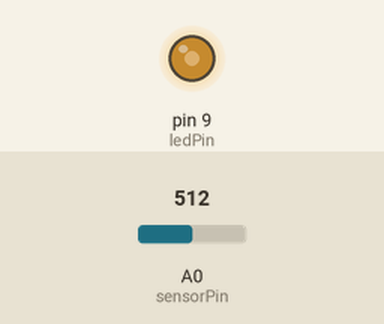
The sketch below on a simulated Arduino Uno, built with avr-gcc and run on an emulated ATmega328P. Shown: output pins drawn as LEDs (lit = HIGH). Inputs (shaded band) come from the test bench; at power-on: A0 (sensorPin) = 512.

Above: at 1.2 s.
1.3 s: A0 (sensorPin) set to 306
At 2.5 s:
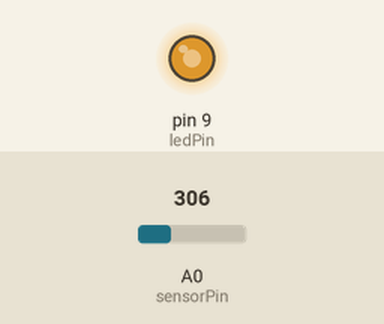
2.8 s: A0 (sensorPin) set to 122
At 3.9 s:
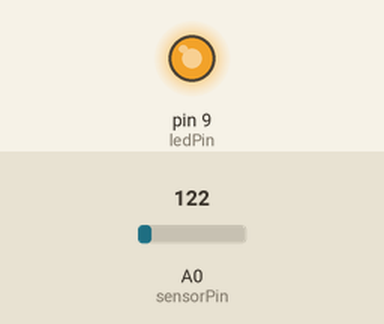
4.3 s: A0 (sensorPin) set to 900
At 5.0 s:
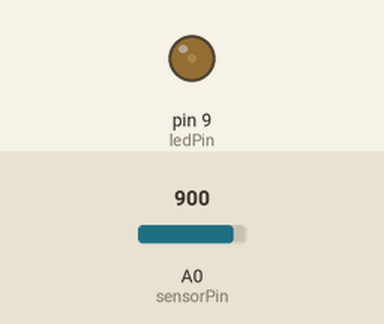
5.8 s: A0 (sensorPin) set to 1023
At 6.2 s:
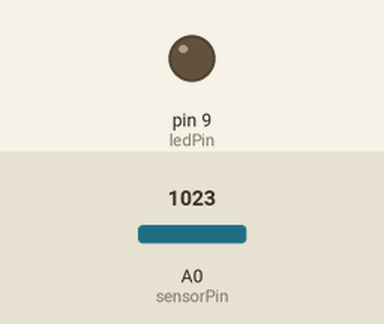
7.3 s: A0 (sensorPin) set to 511
At 8.5 s:
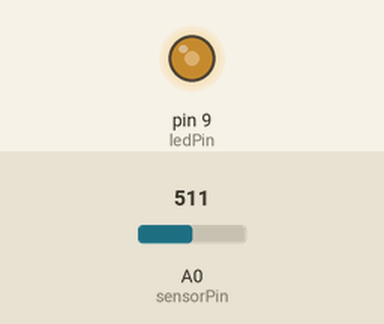
Timing chart, 0 to 9.8 s (numbered marks = the images above; inputs shaded):
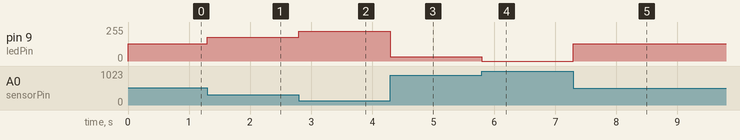

The sketch:

Circuit_06.ino
```cpp
/*
SparkFun Inventor's Kit
Example sketch 06

PHOTO RESISTOR

  Use a photoresistor (light sensor) to control the brightness
  of a LED.

Hardware connections:

  Photo resistor:

    Connect one side of the photoresistor to 5 Volts (5V).
    Connect the other side of the photoresistor to ANALOG pin 0.
    Connect a 10K resistor between ANALOG pin 0 and GND.

    This creates a voltage divider, with the photoresistor one
    of the two resistors. The output of the voltage divider
    (connected to A0) will vary with the light level.

  LED:

    Connect the positive side (long leg) of the LED to
    digital pin 9. (To vary the brightness, this pin must
    support PWM, which is indicated by "~" or "PWM" on the
    Arduino itself.)

    Connect the negative side of the LED (short leg) to a
    330 Ohm resistor.

    Connect the other side of the resistor to GND.

This sketch was written by SparkFun Electronics,
with lots of help from the Arduino community.
This code is completely free for any use.
Visit http://learn.sparkfun.com/products/2 for SIK information.
Visit http://www.arduino.cc to learn about the Arduino.

Version 2.0 6/2012 MDG
*/


// As usual, we'll create constants to name the pins we're using.
// This will make it easier to follow the code below.

const int sensorPin = 0;
const int ledPin = 9;

// We'll also set up some global variables for the light level:

int lightLevel, high = 0, low = 1023;


void setup()
{
  // We'll set up the LED pin to be an output.
  // (We don't need to do anything special to use the analog input.)

  pinMode(ledPin, OUTPUT);
  Serial.begin(9600);
}


void loop()
{
  // Just as we've done in the past, we'll use the analogRead()
  // function to measure the voltage coming from the photoresistor
  // resistor pair. This number can range between 0 (0 Volts) and
  // 1023 (5 Volts), but this circuit will have a smaller range
  // between dark and light.

  lightLevel = analogRead(sensorPin);


  // We now want to use this number to control the brightness of
  // the LED. But we have a problem: the analogRead() function
  // returns values between 0 and 1023, and the analogWrite()
  // function wants values from 0 to 255.

  // We can solve this by using two handy functions called map()
  // and constrain(). Map will change one range of values into
  // another range. If we tell map() our "from" range is 0-1023,
  // and our "to" range is 0-255, map() will squeeze the larger
  // range into the smaller. (It can do this for any two ranges.)

  // lightLevel = map(lightLevel, 0, 1023, 0, 255);

  // Because map() could still return numbers outside the "to"
  // range, (if they're outside the "from" range), we'll also use
  // a function called constrain() that will "clip" numbers into
  // a given range. If the number is above the range, it will reset
  // it to be the highest number in the range. If the number is
  // below the range, it will reset it to the lowest number.
  // If the number is within the range, it will stay the same.

  // lightLevel = constrain(lightLevel, 0, 255);

  // Here's one last thing to think about. The circuit we made
  // won't have a range all the way from 0 to 5 Volts. It will
  // be a smaller range, such as 300 (dark) to 800 (light).
  // If we just pass this number directly to map(), the LED will
  // change brightness, but it will never be completely off or
  // completely on.

  // You can fix this two ways, each of which we'll show
  // in the functions below. Uncomment ONE of them to
  // try it out:

  manualTune();  // manually change the range from light to dark

  //  autoTune();  // have the Arduino do the work for us!

  // The above functions will alter lightLevel to be cover the
  // range from full-on to full-off. Now we can adjust the
  // brightness of the LED:

  analogWrite(ledPin, 255-lightLevel);

  // The above statement will brighten the LED along with the
  // light level. To do the opposite, replace "lightLevel" in the
  // above analogWrite() statement with "255-lightLevel".
  // Now you've created a night-light!
}


void manualTune()
{
  // As we mentioned above, the light-sensing circuit we built
  // won't have a range all the way from 0 to 1023. It will likely
  // be more like 300 (dark) to 800 (light). If you run this sketch
  // as-is, the LED won't fully turn off, even in the dark.

  // You can accommodate the reduced range by manually
  // tweaking the "from" range numbers in the map() function.
  // Here we're using the full range of 0 to 1023.
  // Try manually changing this to a smaller range (300 to 800
  // is a good guess), and try it out again. If the LED doesn't
  // go completely out, make the low number larger. If the LED
  // is always too bright, make the high number smaller.

  // Remember you're JUST changing the 0, 1023 in the line below!

  lightLevel = map(lightLevel, 0, 1023, 0, 255);
  lightLevel = constrain(lightLevel, 0, 255);

  // Now we'll return to the main loop(), and send lightLevel
  // to the LED.
}


void autoTune()
{
  // As we mentioned above, the light-sensing circuit we built
  // won't have a range all the way from 0 to 1023. It will likely
  // be more like 300 (dark) to 800 (light).

  // In the manualTune() function above, you need to repeatedly
  // change the values and try the program again until it works.
  // But why should you have to do that work? You've got a
  // computer in your hands that can figure things out for itself!

  // In this function, the Arduino will keep track of the highest
  // and lowest values that we're reading from analogRead().

  // If you look at the top of the sketch, you'll see that we've
  // initialized "low" to be 1023. We'll save anything we read
  // that's lower than that:

  if (lightLevel < low)
  {
    low = lightLevel;
  }

  // We also initialized "high" to be 0. We'll save anything
  // we read that's higher than that:

  if (lightLevel > high)
  {
    high = lightLevel;
  }

  // Once we have the highest and lowest values, we can stick them
  // directly into the map() function. No manual tweaking needed!

  // One trick we'll do is to add a small offset to low and high,
  // to ensure that the LED is fully-off and fully-on at the limits
  // (otherwise it might flicker a little bit).

  lightLevel = map(lightLevel, low+30, high-30, 0, 255);
  lightLevel = constrain(lightLevel, 0, 255);

  /*
  Serial.print("High = ");
  Serial.print(high);
  Serial.print(" Low = ");
  Serial.print(low);
  Serial.print(" lightLevel = ");
  Serial.println(lightLevel); */

  // Now we'll return to the main loop(), and send lightLevel
  // to the LED.
}
```

Measured:
- after the input at 1.3 s, pin 9 (ledPin): 128/255 → 179/255 at once
- after the input at 2.8 s, pin 9 (ledPin): 179/255 → 225/255 at once
- after the input at 4.3 s, pin 9 (ledPin): 225/255 → 31/255 at once
- after the input at 5.8 s, pin 9 (ledPin): 31/255 → 0/255 at once
- after the input at 7.3 s, pin 9 (ledPin): 0/255 → 128/255 at once
